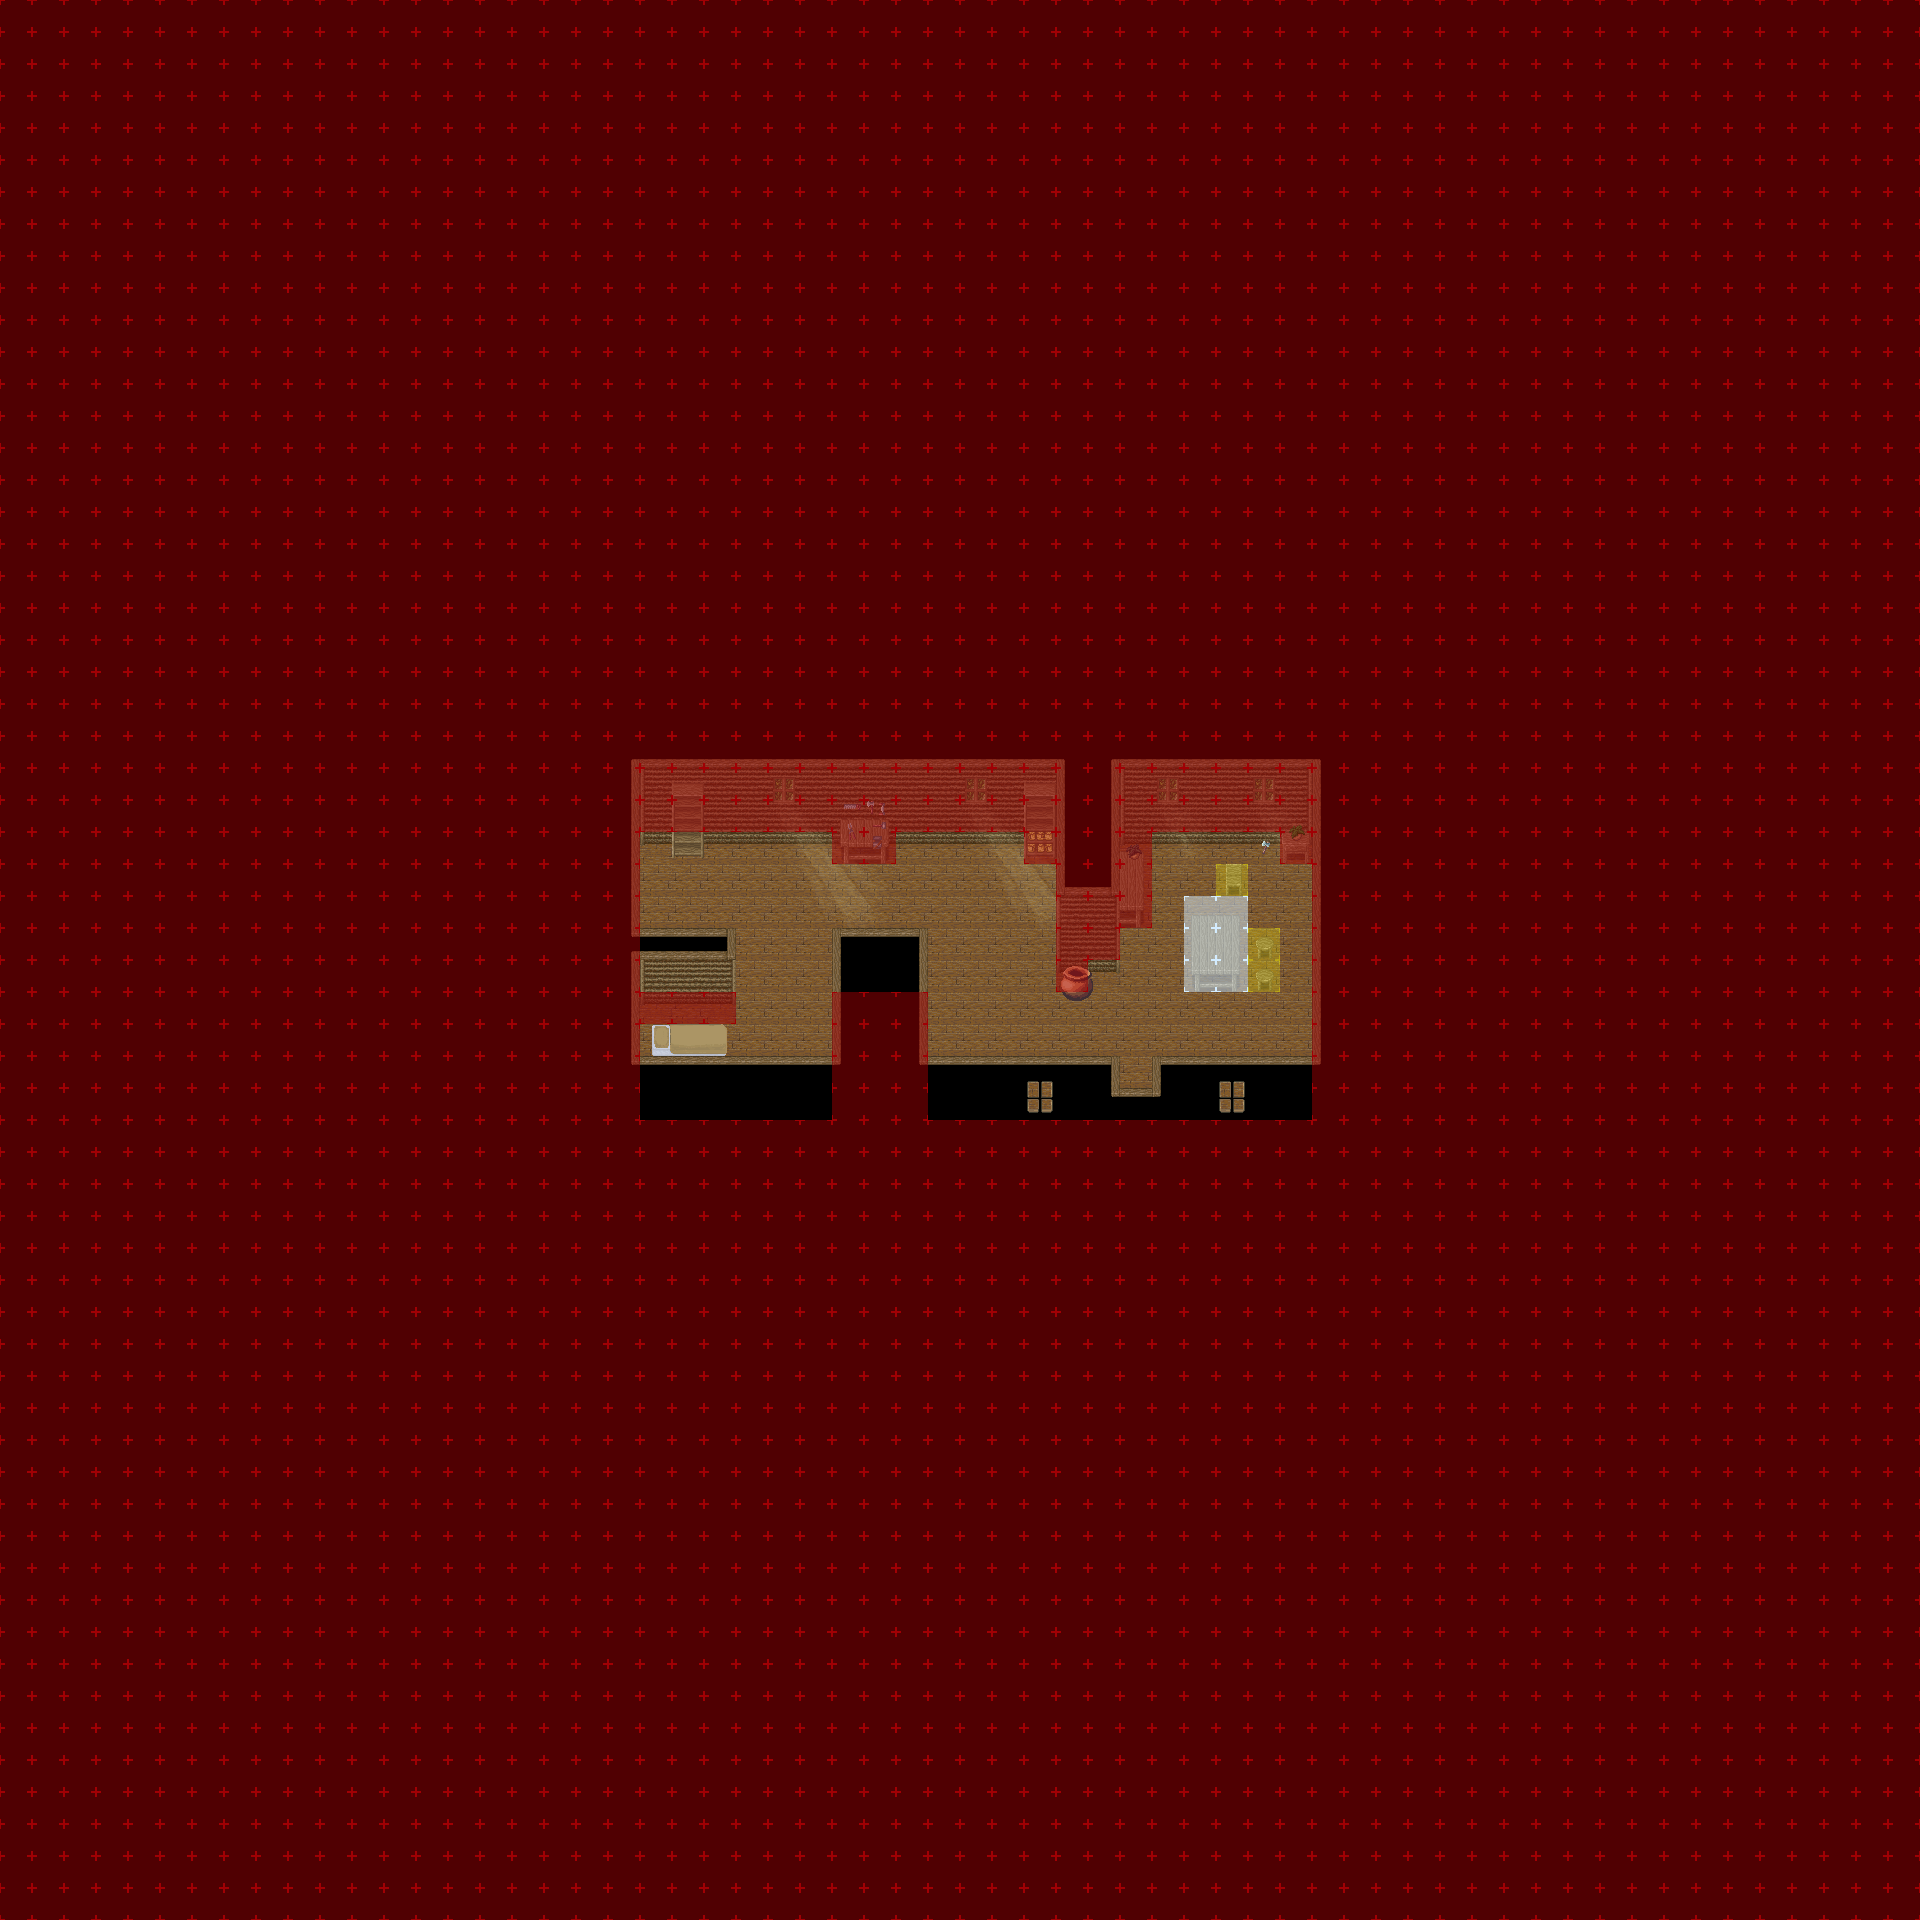

A level layout from a 2D game, rendered from its tile map. Below: a short description, then the map file with tile-grid data replaced by summaries:
An orthogonal 60x60 tile map with 32x32 px tiles, 7 tile layers (Ground 1, Ground 2, Ground 3, Fringe, ...), 7 tilesets and 1 object (warp).

<map version="1.0" tiledversion="1.1.3" orientation="orthogonal" renderorder="right-down" width="60" height="60" tilewidth="32" tileheight="32" infinite="0" nextobjectid="2">
 <properties>
  <property name="license" value="CC-BY-SA 3.0" />
  <property name="manaplus version" value="2" />
  <property name="minimap" value="graphics/minimaps/008-2-15.png" />
  <property name="name" value="Hurnscald Farm" />
 </properties>
 <tileset firstgid="1" name="hurns-indoor" tilewidth="32" tileheight="32" tilecount="256" columns="16">
  <image source="../graphics/tilesets/hurns-indoor.png" width="512" height="512" />
 </tileset>
 <tileset firstgid="257" name="collision" tilewidth="32" tileheight="32" tilecount="9" columns="3">
  <image source="../graphics/tilesets/collision.png" width="96" height="96" />
 </tileset>
 <tileset firstgid="266" name="collision" tilewidth="32" tileheight="32" tilecount="9" columns="3">
  <image source="../graphics/tilesets/collision.png" width="96" height="96" />
 </tileset>
 <tileset firstgid="275" name="hurns-indoor-accessory" tilewidth="32" tileheight="32" tilecount="128" columns="8">
  <image source="../graphics/tilesets/hurns-indoor-accessory.png" width="256" height="512" />
 </tileset>
 <tileset firstgid="403" name="hurns-indoor-x1x3" tilewidth="32" tileheight="32" tilecount="48" columns="16">
  <image source="../graphics/tilesets/hurns-indoor-x1x3.png" width="512" height="96" />
 </tileset>
 <tileset firstgid="451" name="hurns-ground" tilewidth="32" tileheight="32" tilecount="256" columns="16">
  <image source="../graphics/tilesets/hurns-ground.png" width="512" height="512" />
 </tileset>
 <tileset firstgid="707" name="sunlight-x1x5" tilewidth="32" tileheight="160" tilecount="4" columns="4">
  <image source="../graphics/tilesets/sunlight-x1x5.png" width="128" height="160" />
 </tileset>
 <layer name="Ground 1" width="60" height="60">
  <data>[3600 cells, 3600 non-empty, 11 distinct tile ids]</data>
 </layer>
 <layer name="Ground 2" width="60" height="60">
  <data>[3600 cells, 26 non-empty, 20 distinct tile ids]</data>
 </layer>
 <layer name="Ground 3" width="60" height="60">
  <data>[3600 cells, 11 non-empty, 10 distinct tile ids]</data>
 </layer>
 <layer name="Fringe" width="60" height="60">
  <data>[3600 cells, 15 non-empty, 6 distinct tile ids]</data>
 </layer>
 <layer name="Over 1" width="60" height="60">
  <data>[3600 cells, 213 non-empty, 21 distinct tile ids]</data>
 </layer>
 <layer name="Collision" width="60" height="60">
  <data>[3600 cells, 3451 non-empty, 4 distinct tile ids]</data>
 </layer>
 <layer name="Heights" width="60" height="60">
  <data>[3600 cells, 0 non-empty, 0 distinct tile ids]</data>
 </layer>
 <objectgroup name="Objects">
  <object id="1" name="To Outside" type="warp" x="1120" y="1088" width="32" height="32">
   <properties>
    <property name="dest_map" value="008-1" />
    <property name="dest_x" value="151" />
    <property name="dest_y" value="81" />
   </properties>
  </object>
 </objectgroup>
</map>
